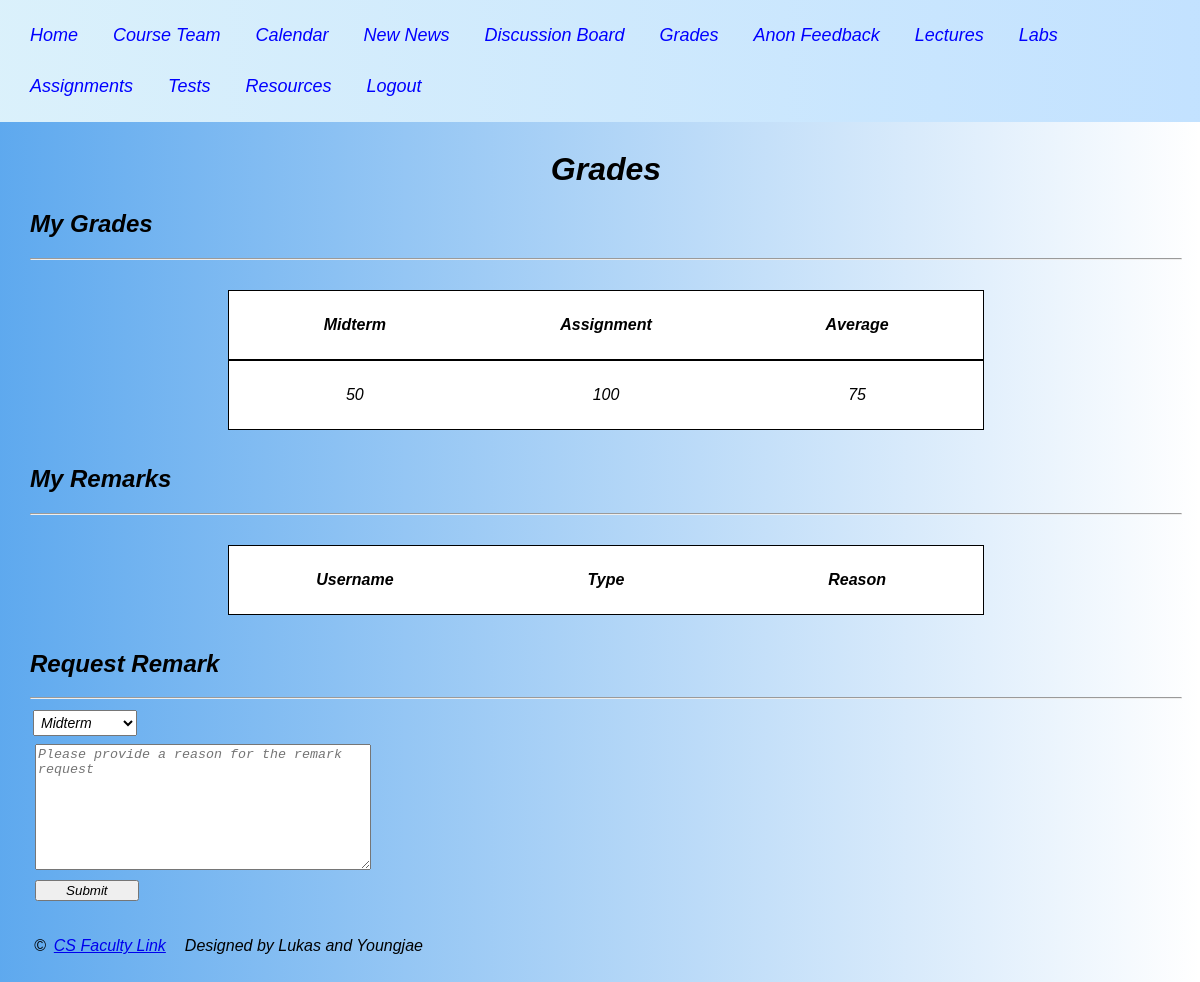
/student_grades (signed in), run on the app's committed database.
### app.py (models this page shows)
class Student(db.Model):
    __tablename__ = 'Student'
    username = db.Column(db.String(100),unique = True,nullable = False, primary_key = True)
    midterm = db.Column(db.Float, unique = False, nullable = True)
    assignment = db.Column(db.Float, unique = False, nullable = True)
    average = db.Column(db.Float, unique = False, nullable = True)

### app.py (the view, shortened to what this page needs)
@app.route('/student_grades', methods = ['GET','POST'])
def student_grades():
    query_grades = query_student_grades()       #query for student grades
    query_remarks = query_student_remarks()     #query the current logged in students remarks
    if request.method == 'GET':
        return render_template('student_grades.html', q = query_grades, r = query_remarks)     #if get request, just show the students grades

### app.py (called while the page is built)
def query_student_grades():
    query_grades = Student.query.filter_by(username = session['name']).all()        #helper to query the logged in students grades
    return query_grades

def query_student_remarks():
    query_student_remarks = Remark.query.filter_by(username = session['name']).all()
    return query_student_remarks

### templates/student_grades.html (shortened to what this page needs)
<!DOCTYPE html>
<html>
    <head>
        <link rel="stylesheet" href="../static/student_grades.css">
    </head>
    <body>
        <header>
            <div id="nav">
                <a href="{{ url_for ('index') }}">Home</a>
                <a href="{{ url_for ('courseteam') }}">Course Team</a>
                <a href="{{ url_for ('calendar') }}">Calendar</a>
                <a href="{{ url_for ('news') }}">New News</a>
                <a href="https://piazza.com" target="_blank">Discussion Board</a>
                {% if session['type'] == 'Student' %}
                <a href="{{ url_for ('student_grades') }} ">Grades</a>
                <a href="{{ url_for ('anonfeedback') }}">Anon Feedback</a>
                {% endif %}
                <a href="{{ url_for ('lectures') }}">Lectures</a>
                <a href="{{ url_for ('labs') }}">Labs</a>
                <a href="{{ url_for ('assignments') }}">Assignments</a>
                <a href="{{ url_for ('tests') }}">Tests</a>
                <a href="{{ url_for ('resources') }}">Resources</a>
                <a href="{{ url_for ('logout') }} ">Logout</a>
                </div>
        </header>
        <div id="page-title">
            <h1>Grades</h1>
        </div>
        <h2>My Grades</h2>
        <hr>
        <div class = "table-container">
           <div class = 'table'><div class = "table-row">
                <div class = 'table-entry-medium'>
                    <b>Midterm</b>
                </div>
                <div class = 'table-entry-medium'>
                    <b>Assignment</b>
                </div>
                <div class = 'table-entry-medium'>
                    <b>Average</b>
                </div>
            </div>
            {% for Student in q %}
            <div class = "table-row">
                <div class = 'table-entry-medium'>
                    {{Student.midterm}}
                </div>
                <div class = 'table-entry-medium'>
                    {{Student.assignment}}
                </div>
                <div class = 'table-entry-medium'>
                    {{Student.average}}
                </div>
            </div>
            {% endfor %}
        </div>
        </div>
    <h2>My Remarks</h2>
    <hr>
    <div class = "table-container">
        <div class = 'table'><div class = "table-row">
             <div class = 'table-entry-medium'>
                 <b>Username</b>
             </div>
             <div class = 'table-entry-medium'>
                 <b>Type</b>
             </div>
             <div class = 'table-entry-medium'>
                 <b>Reason</b>
             </div>
         </div>
     </div>
     </div>
    <h2>Request Remark</h2>
    <hr>
    <form id="feedback-form" action="{{ url_for('student_grades') }}", method="post" >
        <select id="select-assignment" name="select-assignment">
            <option>Midterm</option>
        </select>
        <textarea type="textarea" id = "feedback-area"name="fname" rows="8" cols="50" placeholder="Please provide a reason for the remark request"></textarea>
        <input type="submit" id="submit" value="Submit">
    </form>
    <footer>
        <div id="footer-container">
            <div id="footer-element"><p>&copy</p></div>
            <div id="footer-element"><a href="https://web.cs.toronto.edu/people/faculty-directory" target="_blank">CS Faculty Link</a></div>
            <div><p>Designed by Lukas and Youngjae</p></div>
        </div>
    </footer>
    </body>
</html>

### static/student_grades.css (style rules this page uses)
* { font-style: italic; }
body { font-family: sans-serif; margin-top: 90px; padding: 10px; margin-left: 20px; background-image: linear-gradient(to right, rgba(72, 157, 236, 0.877), rgba(255, 0, 0, 0)); }
@media screen and (max-width: 1320px) { body { margin-top: 120px; } }
header { top: 0; left: 0; right: 0; position: fixed; height: 70px; text-align: left; box-shadow: 0 0 25px 0 black; }
#feedback-form { display: flex; flex-direction: column; justify-content: space-around; width: 30% }
#select-assignment { cursor: pointer; font-size: 14px; padding: 3px; margin: 3px; width: 30%; }
#feedback-area { margin: 5px; }
#submit { margin: 5px; width: 30%; cursor: pointer; }
footer { display: flex; }
#footer-container { display:flex; flex-direction: row; justify-content: center; align-items: center; margin: 0px; padding: 0px; }
#footer-element { vertical-align: center; padding: 0px; margin: 4px; }
div { margin: 15px; justify-content: center; }
#nav { display: flex; flex-flow: row wrap; background-color: white; padding: 10px; margin: 0px; margin-top: 0px; width: 100%; justify-content: left; background-image: linear-gradient(to left, rgba(117, 188, 255, 0.438), rgba(33, 168, 231, 0.164)); }
#nav a { color: black; padding: 5px; font-size: 18px; margin: 10px; margin-left: 15px; color: blue; text-decoration: none; }
#nav a:link { color: blue; }
#page-title { margin: 20px; text-align: center; font-style: italic; }
.table-container { display: flex; justify-content: center; }
.table { width: 70%; }
.table-row { display:flex; background-color: white; flex-direction: row; justify-content: center; align-items: center; border: 1px solid black; margin-bottom: 0px; margin-top: 0px; }
.table-entry-medium { flex: 1; flex-grow: 4; text-align: center; padding: 10px; }

### data on the page
Student: midterm "50", assignment "100", average "75"
